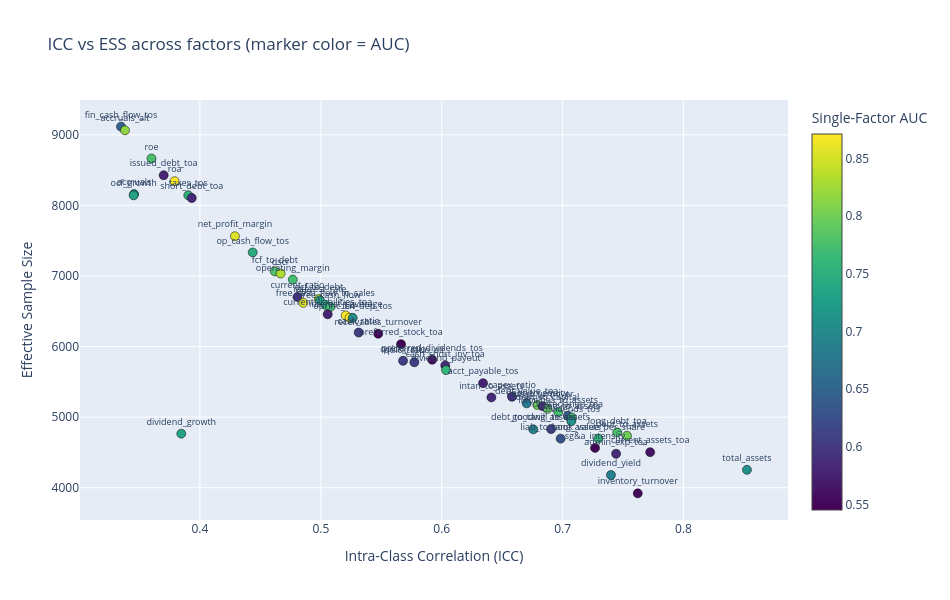

Notebook code for this chart:
### Markdown cell above
### <font color='aquamarine'>Visual 4 — ICC vs ESS (Inverse Relationship)</font>

Sanity check: factors with high within-firm persistence (high ICC) should have low ESS. Tight inverse relationship expected.

### Code cell
fig = go.Figure(go.Scatter(
    x=ess_df['icc'],
    y=ess_df['ess'],
    mode='markers+text',
    text=ess_df['factor'],
    textposition='top center',
    textfont=dict(size=9),
    marker=dict(size=9, color=ess_df['auc'], colorscale='Viridis',
                colorbar=dict(title='Single-Factor AUC'), showscale=True,
                line=dict(width=0.5, color='black'))
))

fig.update_layout(
    title='ICC vs ESS across factors (marker color = AUC)',
    xaxis_title='Intra-Class Correlation (ICC)',
    yaxis_title='Effective Sample Size',
    width=950,
    height=600
)
fig.show()

### Figure 1 — Plotly figure (JSON) as saved in the notebook; plotly's stock layout.template omitted (floating-point values rounded to 4 significant figures)
{"data": [{"marker": {"color": [0.6474, 0.815, 0.7759, 0.5788, 0.8702, 0.7003, 0.7323, 0.7519, 0.5842, 0.8551, 0.7465, 0.7805, 0.8308, 0.7728, 0.5918, 0.8242, 0.7349, 0.8594, 0.7573, 0.771, 0.5785, 0.871, 0.8713, 0.7046, 0.6046, 0.5453, 0.5469, 0.5596, 0.6069, 0.6079, 0.5871, 0.7614, 0.5764, 0.593, 0.585, 0.6826, 0.8013, 0.5896, 0.7949, 0.7734, 0.6398, 0.7762, 0.7131, 0.6063, 0.6919, 0.7782, 0.7329, 0.8001, 0.762, 0.6295, 0.5499, 0.5634, 0.5857, 0.7114, 0.6906, 0.5531], "colorbar": {"title": {"text": "Single-Factor AUC"}}, "colorscale": [[0, "#440154"], [0.1111, "#482878"], [0.2222, "#3e4989"], [0.3333, "#31688e"], [0.4444, "#26828e"], [0.5556, "#1f9e89"], [0.6667, "#35b779"], [0.7778, "#6ece58"], [0.8889, "#b5de2b"], [1, "#fde725"]], "line": {"color": "black", "width": 0.5}, "showscale": true, "size": 9}, "mode": "markers+text", "text": ["fin_cash_flow_tos", "accruals_alt", "roe", "issued_debt_toa", "roa", "accruals", "ocf_growth", "taxes_tos", "short_debt_toa", "net_profit_margin", "op_cash_flow_tos", "fcf_to_debt", "dscr", "operating_margin", "current_ratio", "ocf_to_debt", "interest_rate", "eps", "free_cash_flow_to_sales", "free_cash_flow", "current_liabilities_toa", "interest_coverage", "fcrr", "op_inc_b4_dep_tos", "cash_ratio", "receivables_turnover", "preferred_stock_toa", "preferred_dividends_tos", "quick_ratio", "quick_ratio_alt", "cash_short_inv_toa", "dividend_payout", "acct_payable_tos", "capex_ratio", "intan_to_assets", "debt_value_toa", "debt_to_equity", "asset_turnover", "debt_to_capital", "liabilities_to_assets", "depreciation_toa", "ceq_to_assets", "dividends_tos", "goodwill_to_assets", "debt_to_tang_assets", "long_debt_toa", "dividend_growth", "debt_to_assets", "book_value_per_share", "liab_to_tang_assets", "sg&a_intensity", "current_assets_toa", "admin_exp_toa", "total_assets", "dividend_yield", "inventory_turnover"], "textfont": {"size": 9}, "textposition": "top center", "type": "scatter", "x": [0.3347, 0.338, 0.3599, 0.37, 0.379, 0.3455, 0.3451, 0.3903, 0.3932, 0.4289, 0.4437, 0.462, 0.4667, 0.4768, 0.4807, 0.4984, 0.4993, 0.4855, 0.5037, 0.5077, 0.5057, 0.5206, 0.5237, 0.5264, 0.5313, 0.5475, 0.5663, 0.5921, 0.568, 0.5774, 0.6029, 0.6035, 0.6342, 0.6581, 0.6411, 0.6703, 0.6791, 0.6834, 0.6875, 0.6964, 0.7044, 0.7077, 0.7072, 0.6905, 0.6758, 0.7452, 0.3846, 0.7532, 0.7296, 0.6984, 0.7268, 0.7724, 0.7443, 0.8525, 0.74, 0.7622], "y": [9116.0, 9064.0, 8665.0, 8427.0, 8343.0, 8161.0, 8143.0, 8143.0, 8105.0, 7563.0, 7334.0, 7065.0, 7035.0, 6949.0, 6703.0, 6673.0, 6654.0, 6619.0, 6592.0, 6561.0, 6458.0, 6440.0, 6409.0, 6407.0, 6199.0, 6182.0, 6034.0, 5814.0, 5798.0, 5778.0, 5733.0, 5667.0, 5482.0, 5288.0, 5280.0, 5195.0, 5173.0, 5156.0, 5118.0, 5071.0, 5019.0, 4995.0, 4944.0, 4831.0, 4827.0, 4784.0, 4766.0, 4737.0, 4696.0, 4695.0, 4564.0, 4504.0, 4481.0, 4253.0, 4180.0, 3920.0]}], "layout": {"height": 600, "title": {"text": "ICC vs ESS across factors (marker color = AUC)"}, "width": 950, "xaxis": {"title": {"text": "Intra-Class Correlation (ICC)"}}, "yaxis": {"title": {"text": "Effective Sample Size"}}}}
